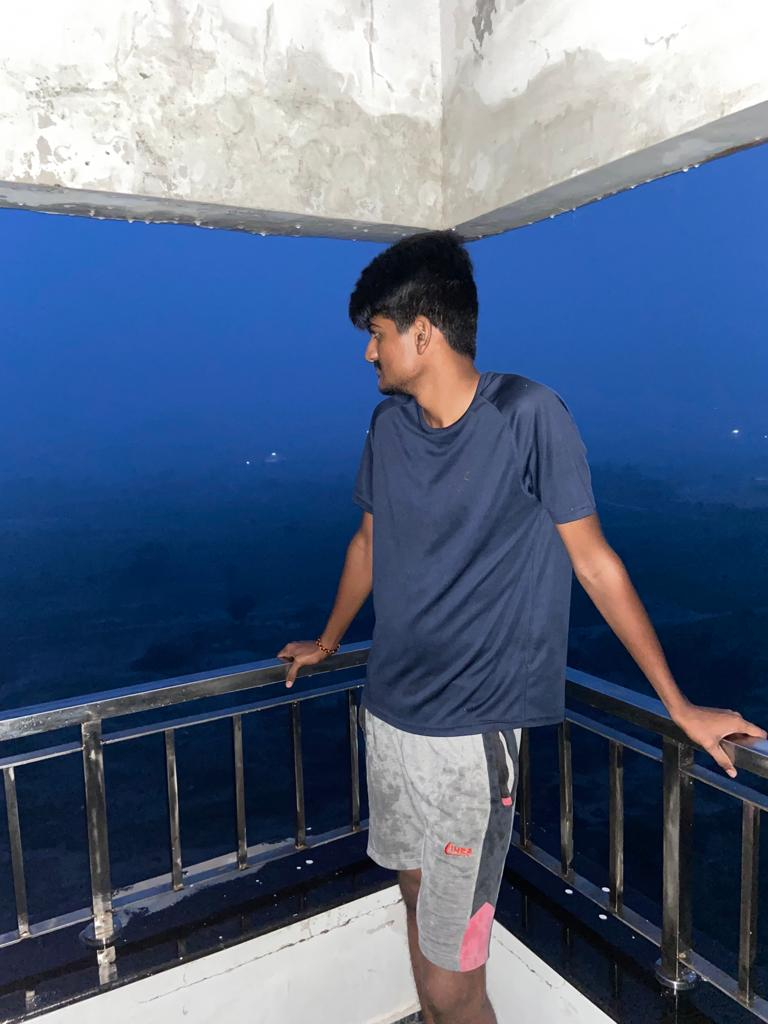
#> input picture Ass2/original.jpeg, 768 x 1024 px, found by its file name
$ jupyter execute segement.ipynb
#> lines starting #> are read from the running program, lines starting #| are printed output that depends on the picture
[cell 1]
import numpy as np
import cv2 as cv
from matplotlib import pyplot as plt

[cell 2]
img1=cv.imread("original.jpeg")
#> img1 is the input picture: shape (1024, 768, 3); mean B, G, R 132.3, 104.3, 87.5
img1=cv.resize(img1,(750,750))
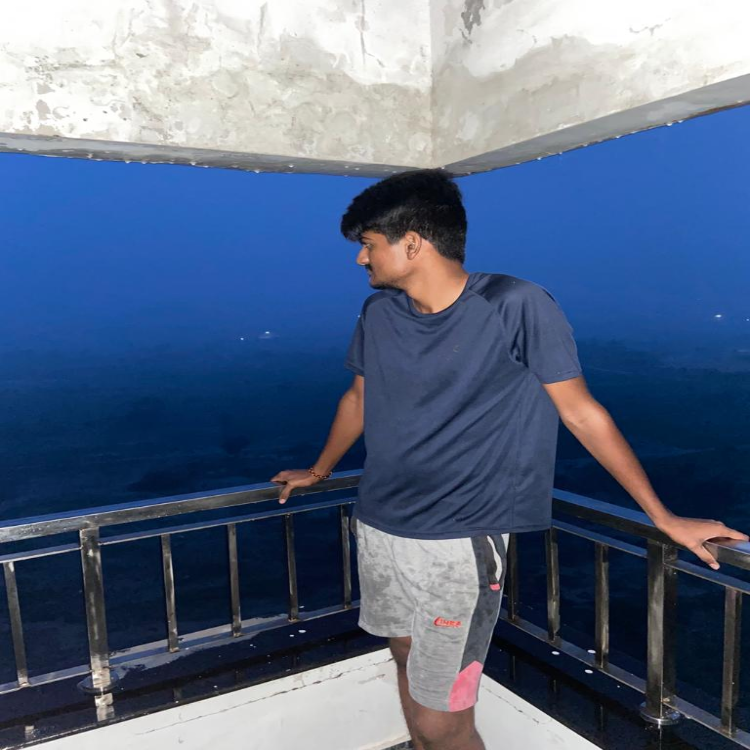
#> img1: shape (750, 750, 3); mean B, G, R 132.2, 104.2, 87.4
plt.imshow(img1)

[cell 3]
print(img1.shape)
#| (750, 750, 3)

[cell 4]
print("This area is used for segmentation Region of intrest")
x1=int(input("enter the input x1 "))
#> the answer given: 3
y1=int(input("enter the input y1 "))
#> the answer given: 3
x2=int(input("enter the input x2 "))
#> the answer given: 3
y2=int(input("enter the input y2 "))
#> the answer given: 3
mask = np.zeros(img1.shape[:2], np.uint8)
rect = (x1, y1, x2, y2)
mask[rect[1]:rect[1] + rect[3], rect[0]:rect[0] + rect[2]] = 1
bgdModel = np.zeros((1, 65), np.float64)
fgdModel = np.zeros((1, 65), np.float64)
cv.grabCut(img1, mask, rect, bgdModel, fgdModel, 5, cv.GC_INIT_WITH_RECT)
mask2 = np.where((mask == 2) | (mask == 0), 0, 1).astype('uint8')
segmented_image = img1* mask2[:, :, np.newaxis]
#> segmented_image: shape (750, 750, 3); every value is 0

[cell 5]
segmented_image=cv.cvtColor(segmented_image,cv.COLOR_BGR2RGB)
plt.imshow(segmented_image)

[cell 6]
back=cv.imread("DarkValley.jpg")
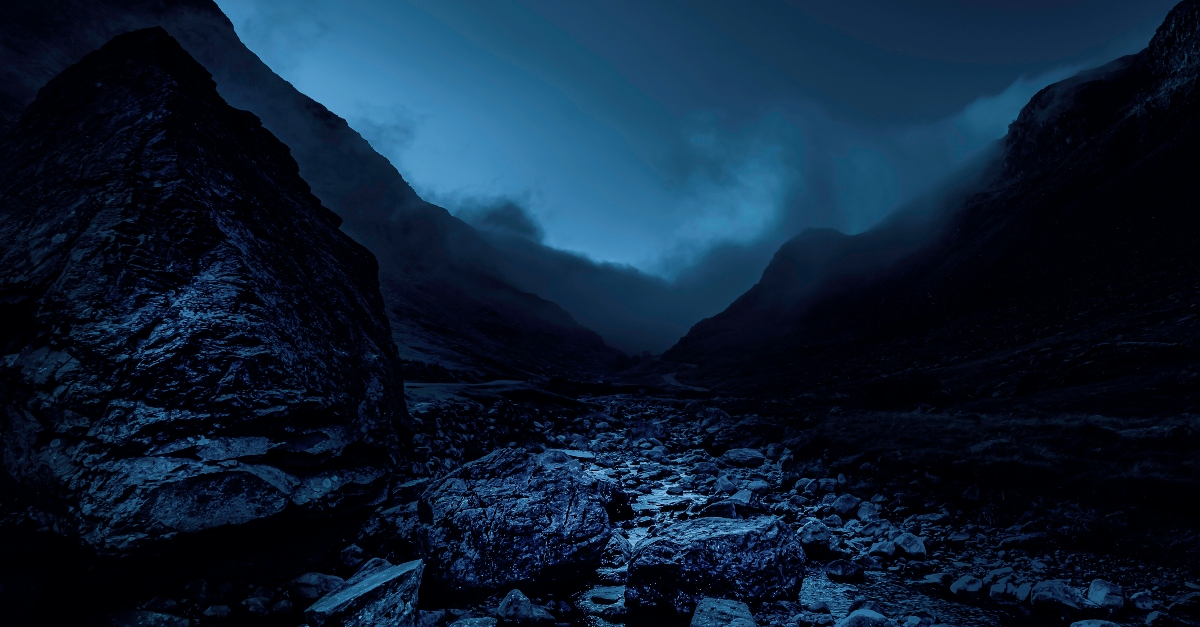
#> input picture Ass2/DarkValley.jpg, 1200 x 627 px, found by its file name
#> back is the input picture: shape (627, 1200, 3); mean B, G, R 51.8, 31.1, 12.6
print(back.shape)
#| (627, 1200, 3)

[cell 7]
back=cv.resize(back,(750,750))
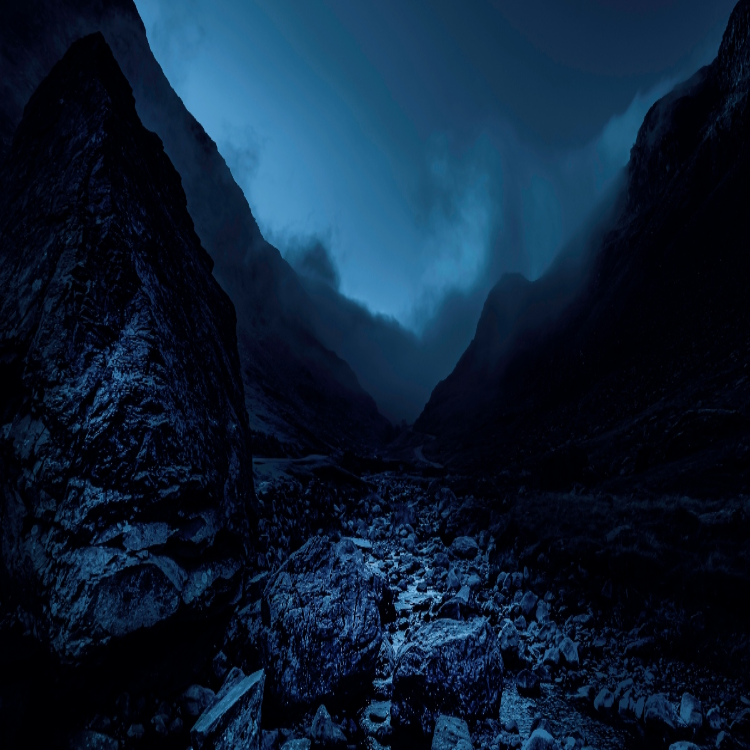
#> back: shape (750, 750, 3); mean B, G, R 51.7, 31, 12.6
plt.imshow(back)

[cell 8]
mask3=1-mask2
masked=cv.bitwise_and(back,back,mask=mask3)
masked=cv.cvtColor(masked,cv.COLOR_BGR2RGB)
plt.imshow(masked)
